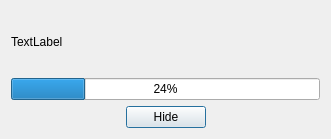
<?xml version="1.0" encoding="UTF-8"?>
<ui version="4.0">
 <class>ExportProgressDialog</class>
 <widget class="QDialog" name="ExportProgressDialog">
  <property name="windowModality">
   <enum>Qt::NonModal</enum>
  </property>
  <property name="geometry">
   <rect>
    <x>0</x>
    <y>0</y>
    <width>331</width>
    <height>139</height>
   </rect>
  </property>
  <property name="windowTitle">
   <string>Export progress</string>
  </property>
  <layout class="QGridLayout" name="gridLayout">
   <item row="2" column="0">
    <layout class="QHBoxLayout" name="horizontalLayout">
     <item>
      <spacer name="horizontalSpacer">
       <property name="orientation">
        <enum>Qt::Horizontal</enum>
       </property>
       <property name="sizeHint" stdset="0">
        <size>
         <width>40</width>
         <height>20</height>
        </size>
       </property>
      </spacer>
     </item>
     <item>
      <widget class="QPushButton" name="hideButton">
       <property name="text">
        <string>Hide</string>
       </property>
      </widget>
     </item>
     <item>
      <spacer name="horizontalSpacer_2">
       <property name="orientation">
        <enum>Qt::Horizontal</enum>
       </property>
       <property name="sizeHint" stdset="0">
        <size>
         <width>40</width>
         <height>20</height>
        </size>
       </property>
      </spacer>
     </item>
    </layout>
   </item>
   <item row="1" column="0">
    <widget class="QProgressBar" name="progressBar">
     <property name="accessibleName">
      <string extracomment="Progress bar"/>
     </property>
     <property name="accessibleDescription">
      <string extracomment="Progress bar"/>
     </property>
     <property name="value">
      <number>24</number>
     </property>
    </widget>
   </item>
   <item row="0" column="0">
    <widget class="QLabel" name="label">
     <property name="text">
      <string>TextLabel</string>
     </property>
    </widget>
   </item>
  </layout>
 </widget>
 <resources/>
 <connections/>
</ui>
